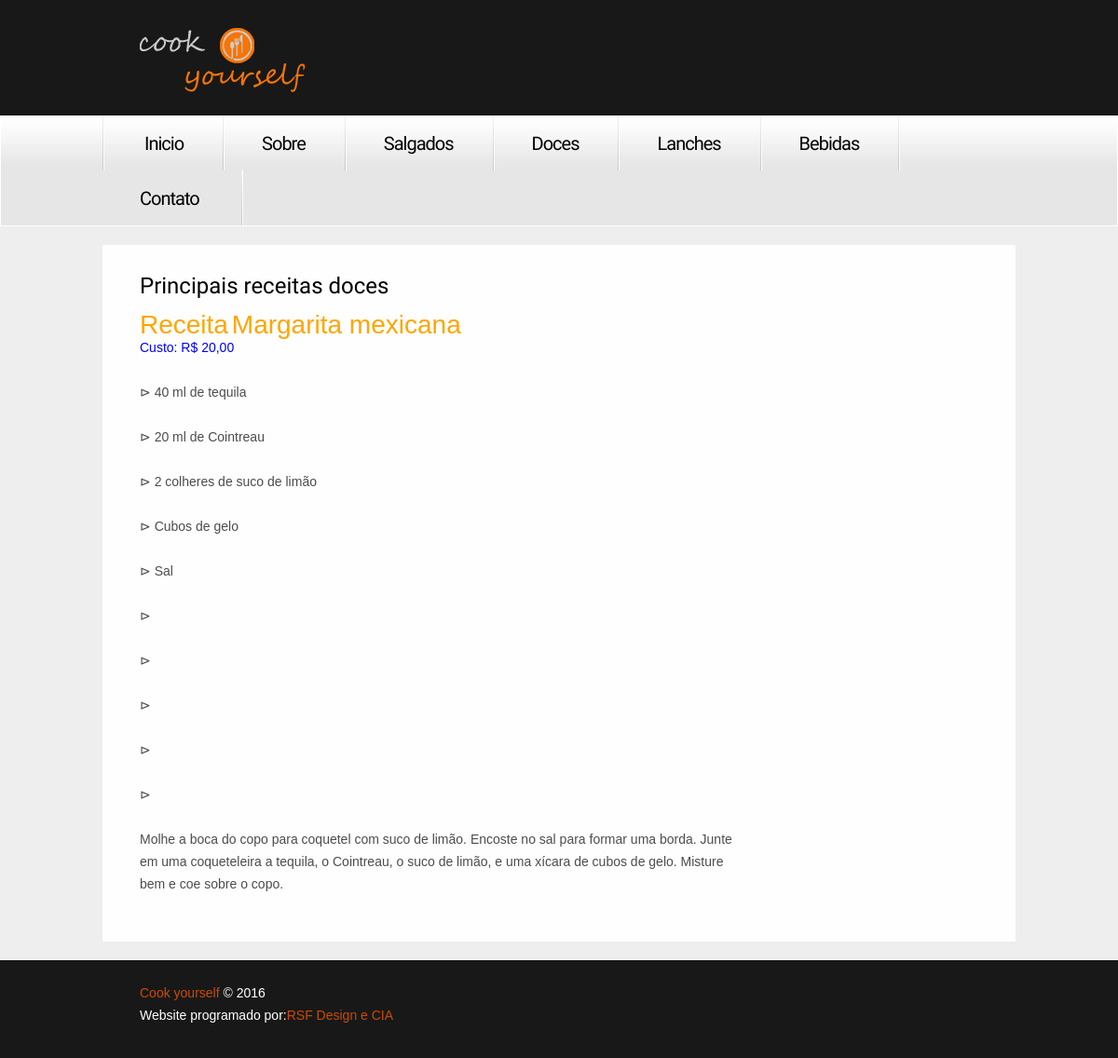
The app's page /Portal/bebidas.php with its own data.
### tables this page shows
create table tbl_receita(
receita_id int auto_increment not null,
receita_ingrediente1 varchar(50),
receita_ingrediente2 varchar(50),
receita_ingrediente3 varchar(50),
receita_ingrediente4 varchar(50),
receita_ingrediente5 varchar(50),
receita_ingrediente6 varchar(50),
receita_ingrediente7 varchar(50),
receita_ingrediente8 varchar(50),
receita_ingrediente9 varchar(50),
receita_ingrediente10 varchar(50),
receita_titulo varchar(30),
receita_preparo varchar(2000),
receita_tipo varchar (15),
receita_rendimento varchar (30),
receita_tempoPreparo varchar (30),
receita_custoTotal varchar (30),
primary key(receita_id)
);

### Portal/bebidas.php (the view, shortened to what this page needs)
<!DOCTYPE html>
<html lang="en">
<head>
    <link rel="stylesheet" href="css/reset.css" type="text/css" media="screen">
    <link rel="stylesheet" href="css/style.css" type="text/css" media="screen">
    <link rel="stylesheet" href="css/layout.css" type="text/css" media="screen">
</head>
<body id="page4">
	<div id="bgSlider"></div>
	<div class="extra">
        <header>
        	<div class="top-row">
            	<div class="main">
                	<div class="wrapper">
                        <h1><a href="index.php">GoodCook</a></h1>
                        </div>
                </div>
            </div>
            <div class="menu-row">
            	<div class="menu-border">
                	<div class="main">
                        <nav>
                            <ul class="menu">
                                <li><a class="inicio" href="index.php">Inicio</a></li>
                                <li><a href="sobre.php">Sobre</a></li>
                                <li><a href="salgados.php">Salgados</a></li>
                                <li><a class="doces.php" href="doces.php">Doces</a></li>
                                <li><a href="lanches.php">Lanches</a></li>
                                <li><a href="bebidas.php">Bebidas</a></li>
                                <li class="last"><a href="contato.php">Contato</a></li>
                            </ul>
                        </nav>
                    </div>
                </div>
            </div>
        </header>
        <div class="inner">
            <div class="main">
                <section id="content">
                    <div class="indent">
                    	<div class="wrapper">
                        	<article class="col-1">
                                <div class="indent-left">
                                    <div class="wrapper p3">
                                        <h3 class="p2">Principais receitas doces</h3>
                                       <div class="extra-wrap">
										<?php
													$servername = "localhost";
													$username = "alunos";
													$password = "etec";
													$dbname = "db_CookYourself";
													$conn = new mysqli($servername, $username, $password, $dbname);
													$sql = "SELECT receita_titulo, receita_custoTotal, receita_preparo, receita_ingrediente1,
													receita_ingrediente2,
													receita_ingrediente3,
													receita_ingrediente4,
													receita_ingrediente5,
													receita_ingrediente6,
													receita_ingrediente7,
													receita_ingrediente8,
													receita_ingrediente9,
													receita_ingrediente10
													FROM tbl_receita where receita_tipo = 'Bebida';";
													$result = $conn->query($sql);
													if ($result->num_rows > 0) {
														while($row = $result->fetch_assoc()) {
															?>
															<font style="font-size:200%;"color="orange">Receita</font>
															<font style="font-size:200%;"color="orange">
															<?php
															echo $row["receita_titulo"];
															?>
															</font>
															<font style="font-size:100%;"color="blue">
															<?php
															echo "<br>";
															echo "Custo: " . $row["receita_custoTotal"];
															?>
															</font>
															<?php
															echo "<br>";
															echo "<br>";
															echo "⊳ ";
															echo $row["receita_ingrediente1"];
															echo "<br>";
															echo "<br>";
															echo "⊳ ";
															echo $row["receita_ingrediente2"];
															echo "<br>";
															echo "<br>";
															echo "⊳ ";
															echo $row["receita_ingrediente3"];
															echo "<br>";
															echo "<br>";
															echo "⊳ ";
															echo $row["receita_ingrediente4"];
															echo "<br>";
															echo "<br>";
															echo "⊳ ";
															echo $row["receita_ingrediente5"];
															echo "<br>";
															echo "<br>";
															echo "⊳ ";
															echo "<br>";
															echo "<br>";
															echo "⊳ ";
															echo "<br>";
															echo "<br>";
															echo "⊳ ";
															echo "<br>";
															echo "<br>";
															echo "⊳ ";
															echo "<br>";
															echo "<br>";
															echo "⊳ ";
															echo "<br>";
															echo "<br>";
															echo $row["receita_preparo"]. "<br>";
														}
													} else {
														echo "0 results";
													}
													?>
                                    </div>
                    </div>
                </section>
                <div class="block"></div>
            </div>
        </div>
    </div>
    <footer>
    	<div class="padding">
        	<div class="main">
                <div class="wrapper">
                    <div class="fleft footer-text">
                        <span>Cook yourself</span> &copy; 2016
                        <strong>Website programado por:<a>RSF Design e CIA</a> </strong>
                    </div>
            </div>
        </div>
    </footer>
</body>
</html>

### Portal/css/style.css (style rules this page uses)
article, aside, audio, canvas, command, datalist, details, embed, figcaption, figure, footer, header, hgroup, keygen, meter, nav, output, progress, section, source, video { display:block; }
html { width:100%; }
body { font-family:Arial, Helvetica, sans-serif;font-size:100%;color:#4c4c4c;min-width:980px;background:#eee }
.main { width:980px; padding:0; margin:0 auto; font-size:0.875em; line-height:1.714em; position:relative; }
a { color:#ca4b00; outline:none; }
.col-1, .col-2, .col-3, .column-1, .column-2 { float:left; }
.wrapper { width:100%; overflow:hidden; position:relative; }
.extra-wrap { overflow:hidden; }
.p2 { margin-bottom:15px; }
.p3 { margin-bottom:30px; }
.fleft { float:left; }
.inner { padding:20px 0; }
.indent { padding:0 40px 0 20px; }
.indent-left { padding-left:20px; }
.menu li a, .list-2 li a, .pagination li a, .link, .button-1, .button-2, h1 a { text-decoration:none; }
header { width:100%; position:relative; z-index:2; }
.top-row { width:100%; padding:30px 0 25px 0; background:url(../images/header-tail.png) center top repeat; }
.menu-row { width:100%; padding:0; border-bottom:1px solid #fff; background:url(../images/menu-row-tail.gif) center top repeat-x #e6e6e6; }
.menu-border { border-left:1px solid #fff; border-right:1px solid #fff; }
h1 { padding:0 0 0 40px; float:left; }
h1 a { display:block; width:240px; height:69px; text-indent:-9999px; background:url(../images/logo.png) 0 0 no-repeat; }
.menu { width:100%; min-height:58px; overflow:hidden; background:url(../images/menu-spacer.gif) left top no-repeat; }
.menu li { float:left; position:relative; background:url(../images/menu-spacer.gif) right top no-repeat; }
.menu li a { display:block; font-family: 'Adamina', serif; font-size:20px; line-height:2.5em; letter-spacing:-1px; padding:5px 44px 4px 40px; color:#000; }
.menu > li:first-child > a { padding:5px 44px 4px 45px; }
.menu li.last a { padding:5px 47px 4px 40px; }
#content { width:100%; padding:30px 0 43px; background:url(../images/content-tail.png) left top repeat; position:relative; z-index:1; }
h3 { font-family: 'Adamina', serif; font-size:24px; line-height:1.208em; font-weight:400; margin-bottom:8px; color:#000; }
footer { width:100%; height:105px; background:url(../images/footer-tail.png) center top repeat; position:relative; overflow:hidden; z-index:99; }
footer .padding { padding:27px 0; }
.footer-text { font-size:14px; line-height:1.214em; color:#fff; padding-left:40px; }
.footer-text span { color:#ca4b00; }
.footer-text strong { display:block; font-weight:normal; padding-top:7px; }
.block { height:105px; }
.extra { min-height:100%; height:auto !important; height:100%; margin: 0 auto -105px; position:relative; overflow:hidden; }
html, body { height:100%; }

### Portal/css/layout.css (style rules this page uses)
#page4 #content { padding:30px 0 20px; }
#page4 .col-1 { width:660px; margin-right:20px; }

### records on screen
tbl_receita: receita_titulo "Margarita mexicana", receita_custoTotal "R$ 20,00", receita_ingrediente1 "40 ml de tequila", receita_ingrediente2 "20 ml de Cointreau", receita_ingrediente3 "2 colheres de suco de limão", receita_ingrediente4 "Cubos de gelo", receita_ingrediente5 "Sal", receita_preparo "Molhe a boca do copo para coquetel com suco de limão. Encoste no sal para formar uma borda. Junte em uma coqueteleira a tequila, o Cointreau, o suco de limão, e uma xícara de cubos de gelo. Misture bem e coe sobre o copo."
